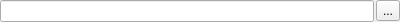
<?xml version="1.0" encoding="UTF-8"?>
<ui version="4.0">
 <class>PathSelectorWidget</class>
 <widget class="QWidget" name="PathSelectorWidget">
  <property name="geometry">
   <rect>
    <x>0</x>
    <y>0</y>
    <width>400</width>
    <height>20</height>
   </rect>
  </property>
  <property name="sizePolicy">
   <sizepolicy hsizetype="Expanding" vsizetype="Minimum">
    <horstretch>0</horstretch>
    <verstretch>0</verstretch>
   </sizepolicy>
  </property>
  <property name="windowTitle">
   <string>Form</string>
  </property>
  <layout class="QHBoxLayout" name="layout">
   <property name="spacing">
    <number>2</number>
   </property>
   <property name="leftMargin">
    <number>0</number>
   </property>
   <property name="topMargin">
    <number>0</number>
   </property>
   <property name="rightMargin">
    <number>0</number>
   </property>
   <property name="bottomMargin">
    <number>0</number>
   </property>
   <item>
    <widget class="QLineEdit" name="Editor"/>
   </item>
   <item>
    <widget class="QToolButton" name="Button">
     <property name="text">
      <string>...</string>
     </property>
    </widget>
   </item>
  </layout>
 </widget>
 <resources/>
 <connections/>
</ui>
